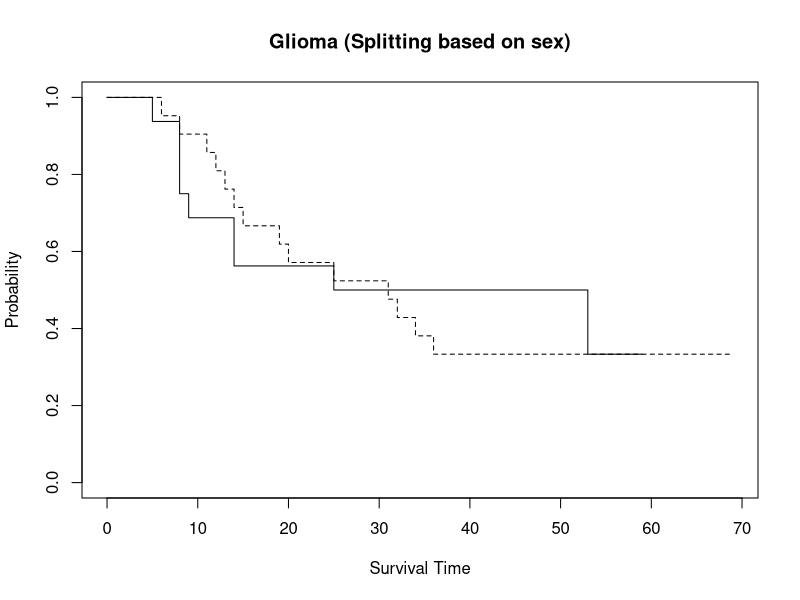
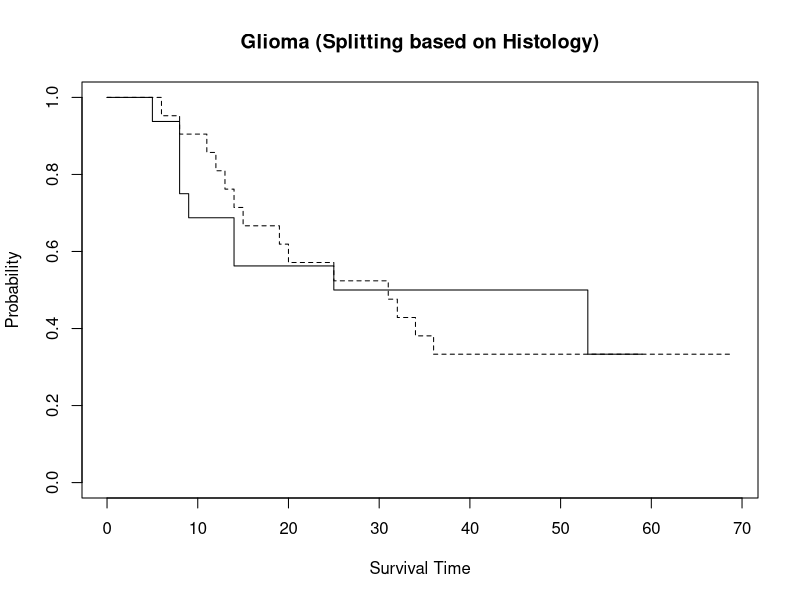

These charts were generated, in order, by the following R code: (Note: this script raises an error after producing the figures.)
## ---- chunk 1
knitr::opts_chunk$set(echo = TRUE)
## ---- chunk 2
#Installing the 'coin' & 'TH.data' package (commented out as not necessary)
#install.packages("coin")
#install.packages("TH.data")

# Loading the data sets
library("coin")
library("TH.data")

data("glioma")
data("GBSG2")

head(glioma)
head(GBSG2)

summary(glioma)
summary(GBSG2)
## ---- chunk 3
# Checking the levels of 'sex' covariate
levels(glioma$sex)

# Comparing time across sexes
table(subset(glioma, sex=="Female", select = time))
table(subset(glioma, sex=="Male", select = time))

# Building the 'Surv' Object
surv1<-Surv(time=glioma$time, event=glioma$event)
summary(surv1)

# Estimating the Survival Curve
survf1<-survfit(formula = surv1~glioma$sex, data=glioma)
summary(survf1)

# Plotting the results
plot(survf1, lty=1:2, main="Glioma (Splitting based on sex)", ylab = "Probability", xlab="Survival Time")
## ---- chunk 4
# Checking the levels of 'histology' covariate
levels(glioma$histology)

# Comparing time across sexes
table(subset(glioma, histology=="GBM", select = time))
table(subset(glioma, histology=="Grade3", select = time))

# Building the 'Surv' Object
surv2<-Surv(time=glioma$time, event=glioma$event)
summary(surv2)

# Estimating the Survival Curve
survf2<-survfit(formula = surv2~glioma$sex, data=glioma)
summary(survf2)

# Plotting the results
plot(survf2, lty=1:2, main="Glioma (Splitting based on Histology)", ylab = "Probability", xlab="Survival Time")
## ---- chunk 5
# Checking the levels of 'histology' covariate
levels(GBSG2$horTh)

# Comparing time across sexes
table(subset(GBSG2, horTH=="no", select = time))
table(subset(GBSG2, horTH=="yes", select = time))

# Building the 'Surv' Object
surv3<-Surv(time=GBSG2$time, event=GBSG2$cens)
summary(surv3)

# Estimating the Survival Curve
survf3<-survfit(formula = surv3~GBSG2$horTh, data=GBSG2)
summary(survf3)

# Plotting the results
plot(survf3, lty=1:2, main="GBSG2 (Split based on horTH)", ylab = "Probability", xlab="Survival Time")
